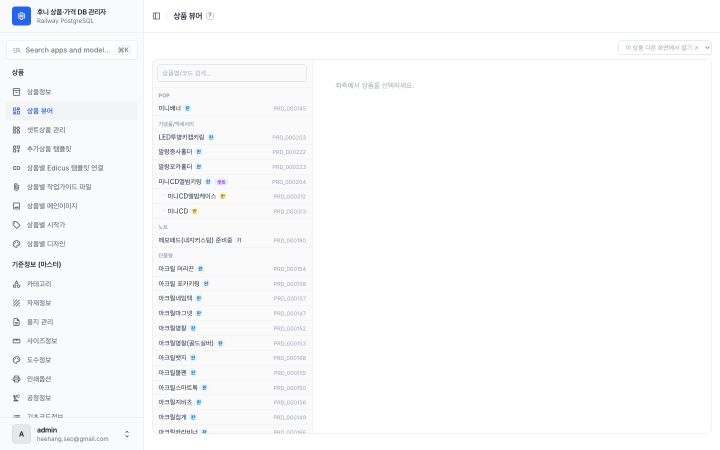
#> input picture .moai/reports/t45/captures/raw-product-viewer.png, 1440 x 900 px (shown at 1/2 size)
$ python compress_captures.py
#> lines starting #> are read from the running program, lines starting #| are printed output that depends on the picture
#!/usr/bin/env python3
# -*- coding: utf-8 -*-
"""compress_captures.py — t45 v2 실화면 캡처 압축(data URI 인코딩)
원본 1440x900 PNG → 720px 폭 JPEG/WebP 품질 비교 → 최적 선택 → base64 data URI 출력.
HTML 예산(총 ≤122,880B) 안에서 이미지 3장 배분이 목표.
"""
import base64
import pathlib
import sys

CAP = pathlib.Path(__file__).parent

TARGETS = [
    ("raw-product-viewer.png", "img-product-viewer"),
    ("raw-widget-builder.png", "img-widget-builder"),
    ("raw-widget-live.png", "img-widget-live"),
]
WIDTH = 720


def main():
    try:
        from PIL import Image
    except ImportError:
        print("PIL unavailable")
        sys.exit(2)
    out = {}
    for src, key in TARGETS:
        p = CAP / src
        if not p.exists():
            print(f"MISSING {src}")
            continue
        im = Image.open(p).convert("RGB")
#> im is the input picture: PIL image 1440x900 RGB; mean R, G, B 250, 250.4, 251.1
        w, h = im.size
#> w = 1440; h = 900
        nh = int(h * WIDTH / w)
#> nh = 450
        im2 = im.resize((WIDTH, nh), Image.LANCZOS)
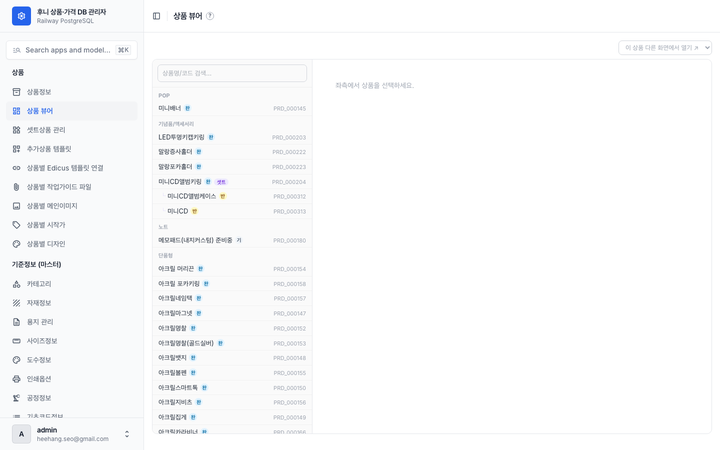
#> im2: PIL image 720x450 RGB; mean R, G, B 249.9, 250.4, 251
        best = None  # (bytes, fmt, quality, datauri)
        for fmt, q in [("JPEG", 55), ("JPEG", 65), ("JPEG", 75), ("WEBP", 55), ("WEBP", 65)]:
            import io
            buf = io.BytesIO()
            if fmt == "JPEG":
                im2.save(buf, format="JPEG", quality=q, optimize=True)
                mime = "image/jpeg"
            else:
                try:
                    im2.save(buf, format="WEBP", quality=q, method=6)
                    mime = "image/webp"
                except Exception:
                    continue
            data = buf.getvalue()
            b64 = base64.b64encode(data).decode("ascii")
            if best is None or len(b64) < len(best[3]):
                best = (len(data), fmt, q, b64, mime)
#> after the loop, best = 5 items
        size_b, fmt, q, b64, mime = best
#> size_b = 8756; fmt = 'WEBP'; q = 55; mime = 'image/webp'
        uri = f"data:{mime};base64,{b64}"
        out[key] = uri
        print(f"{src}: {fmt} q{q} → {size_b}B raw → {len(uri)}B data-uri")
#| raw-product-viewer.png: WEBP q55 → 8756B raw → 11699B data-uri
#> pass 2 of the loop in main, `for src, key in TARGETS:`:
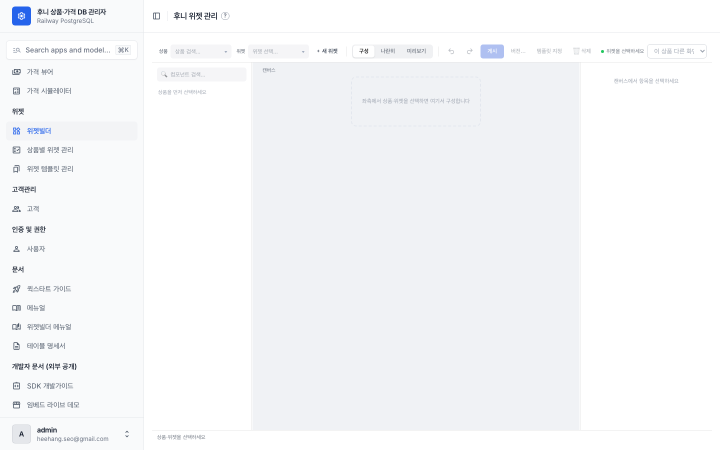
#> input picture .moai/reports/t45/captures/raw-widget-builder.png, 1440 x 900 px (shown at 1/2 size)
#> in main, im is the input picture: PIL image 1440x900 RGB; mean R, G, B 246.2, 247.3, 249
#> in main, `im2 = im.resize((WIDTH, nh), Image.LANCZOS)`:
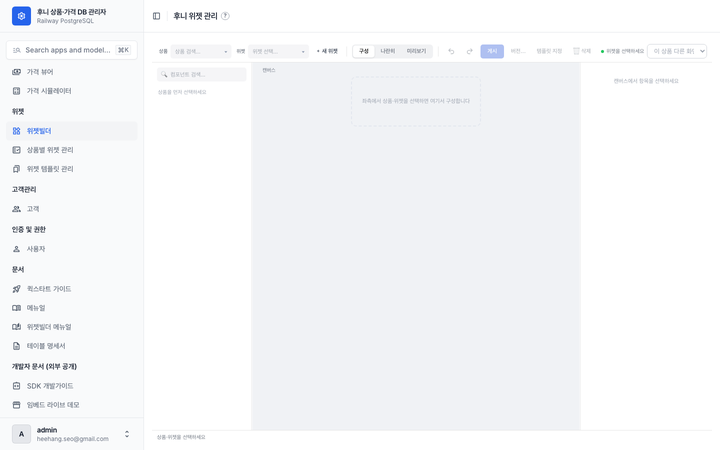
#> im2: PIL image 720x450 RGB; mean R, G, B 246.2, 247.3, 248.9
#> size_b = 5684
#| raw-widget-builder.png: WEBP q55 → 5684B raw → 7603B data-uri
#> pass 3 of the loop in main, `for src, key in TARGETS:`:
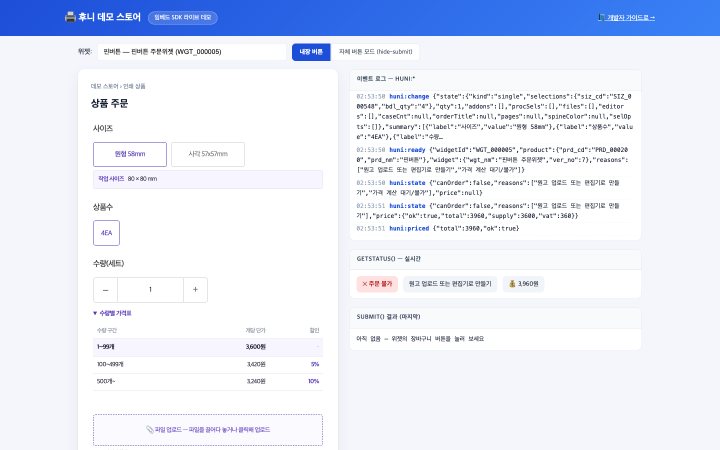
#> input picture .moai/reports/t45/captures/raw-widget-live.png, 1440 x 900 px (shown at 1/2 size)
#> in main, im is the input picture: PIL image 1440x900 RGB; mean R, G, B 229, 234.6, 247.8
#> in main, `im2 = im.resize((WIDTH, nh), Image.LANCZOS)`:
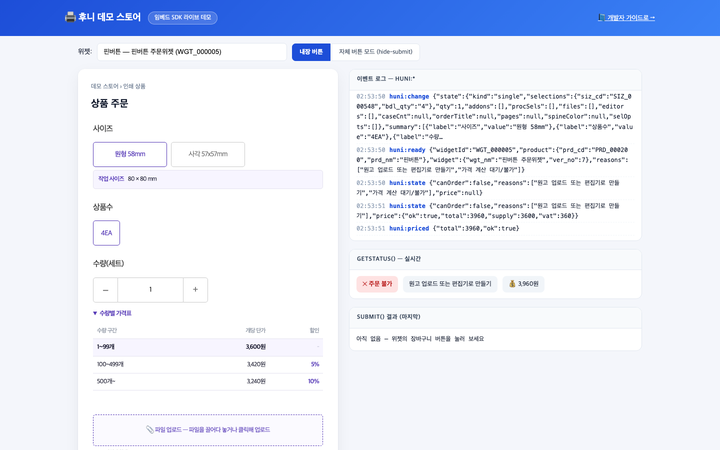
#> im2: PIL image 720x450 RGB; mean R, G, B 228.7, 234.3, 247.5
#> size_b = 15628
#| raw-widget-live.png: WEBP q55 → 15628B raw → 20863B data-uri
    total = sum(len(v) for v in out.values())
#> total = 40165
    print(f"TOTAL data-uri: {total}B")
#| TOTAL data-uri: 40165B
    (CAP / "captures-datauri.txt").write_text(
        "\n".join(f"### {k}\n{v}" for k, v in out.items()), encoding="utf-8"
    )
    print("saved captures-datauri.txt")


if __name__ == "__main__":
    main()
